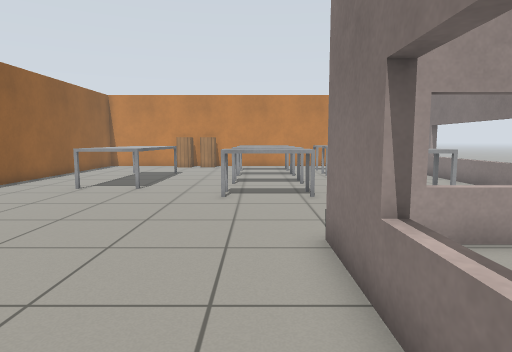
View 1 (above)

24 first-person views from a walk through a world built for the Gazebo simulator. The camera is 0.9 m above the floor, tilts 6° down and sees 75° across. The floor is counted in squares, 0.5 m on a side. Each view is taken from the middle of a square. On the plan, view 1 faces up. The plan holds only what a view shows up to about 17 squares ahead; the rest is blank. Robots are left out. Simple patterns stand in for the simulator's built-in surfaces.

View 2
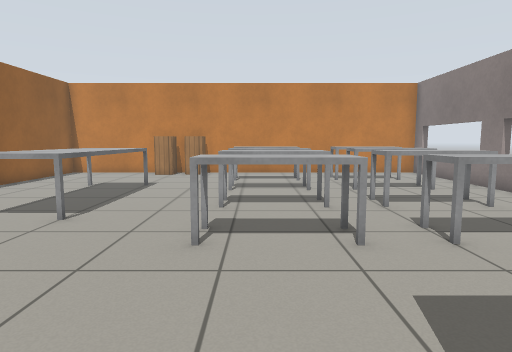

View 3
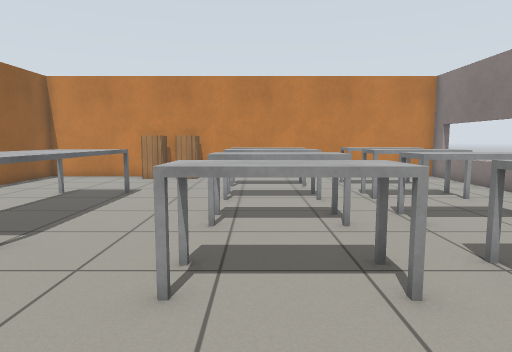

View 4
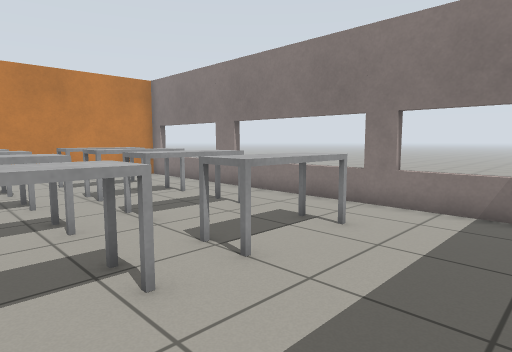

View 5
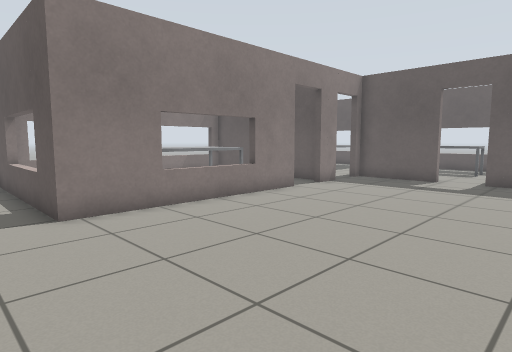

View 6
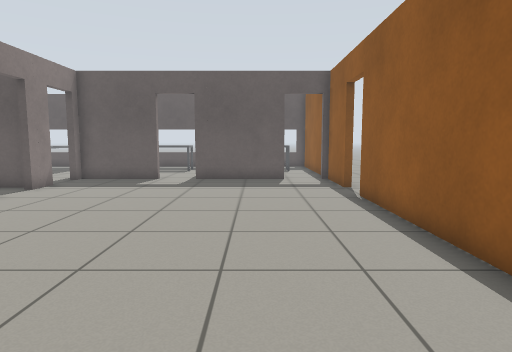

View 7
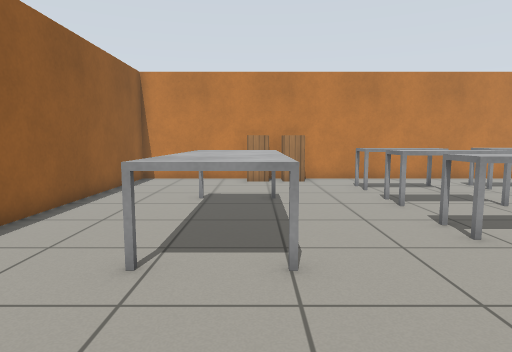

View 8
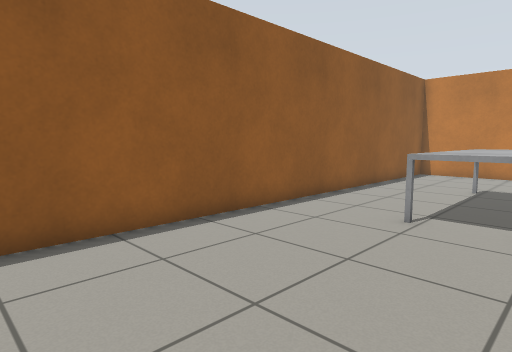

View 9
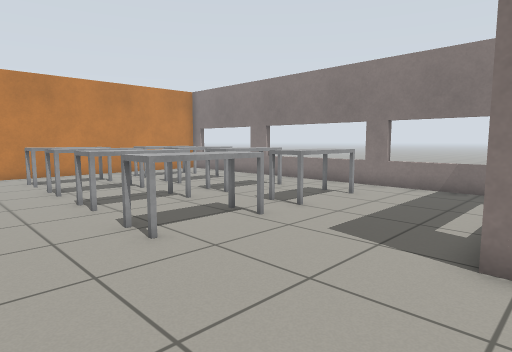

View 10
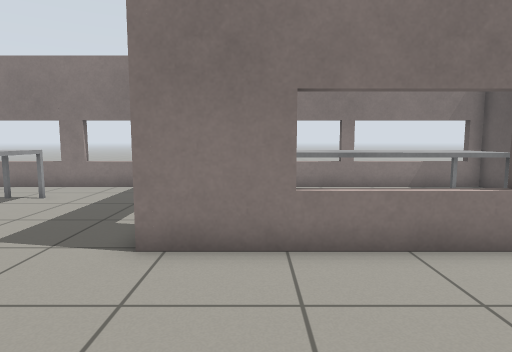

View 11
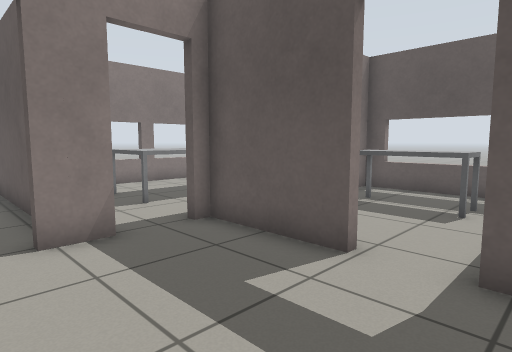

View 12
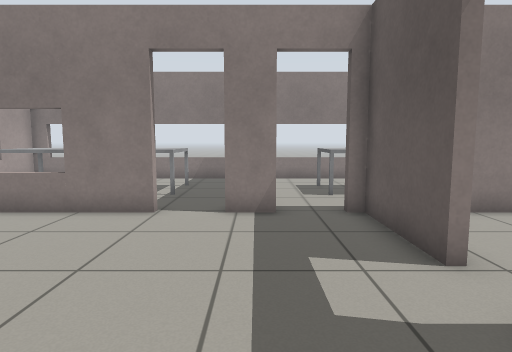

View 13
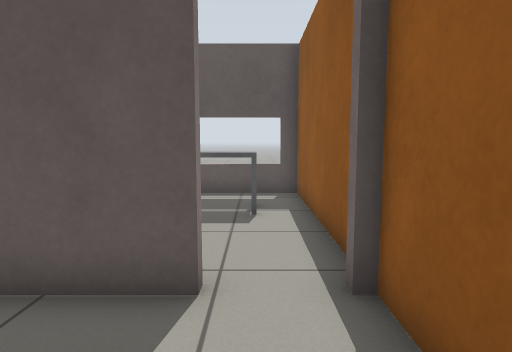

View 14
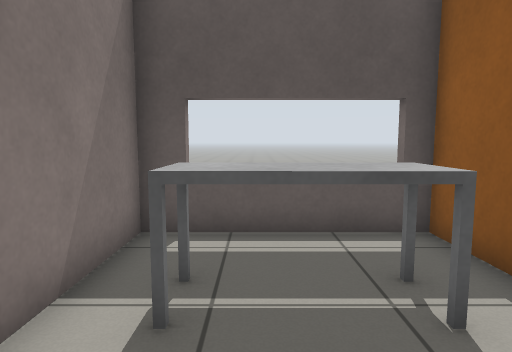

View 15
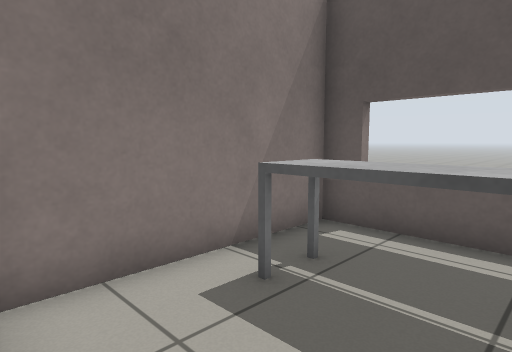

View 16
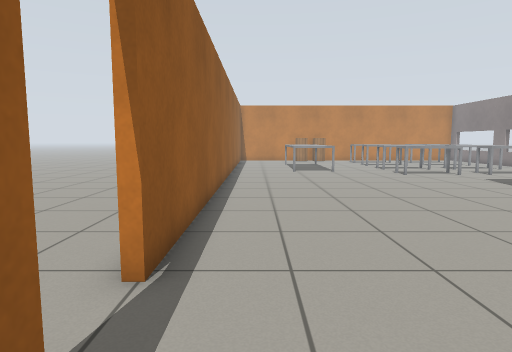

View 17
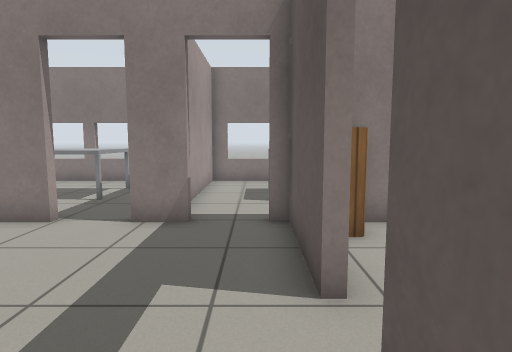

View 18
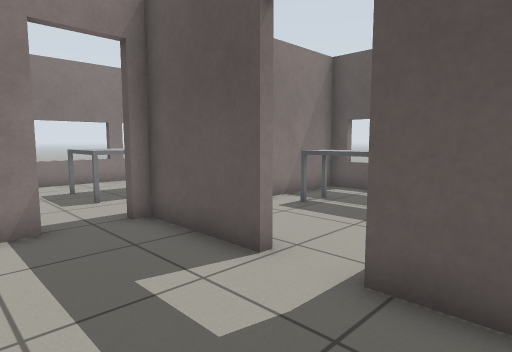

View 19
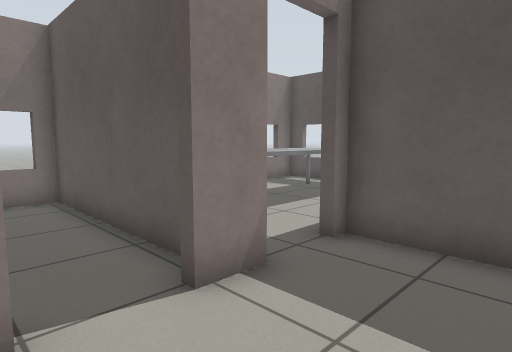

View 20
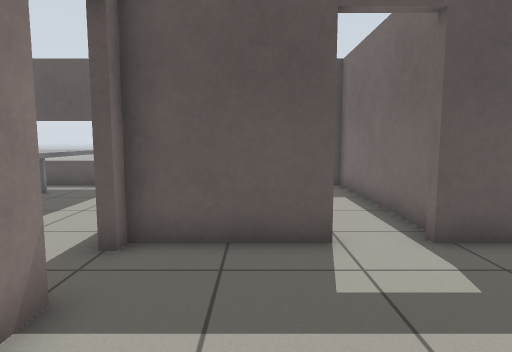

View 21
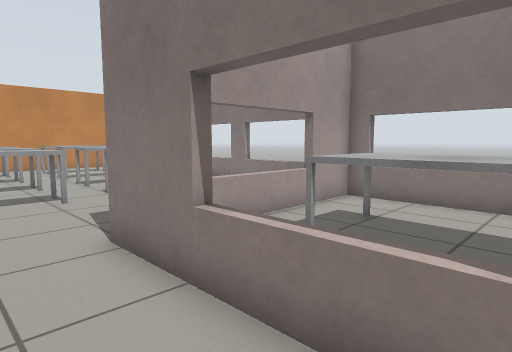

View 22
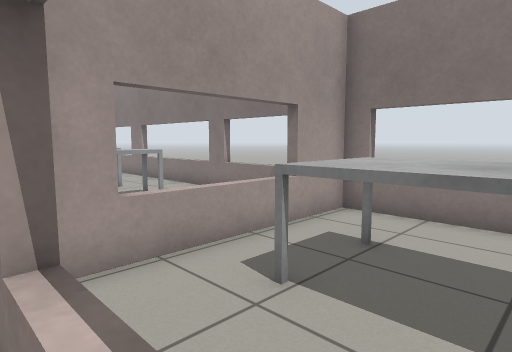

View 23
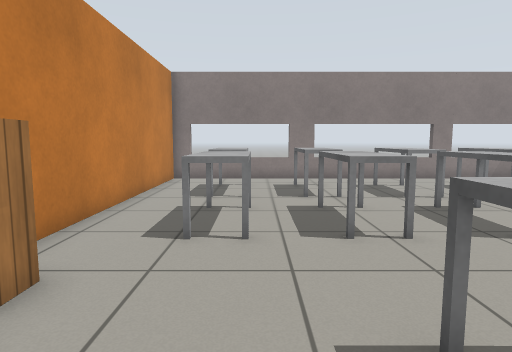

View 24
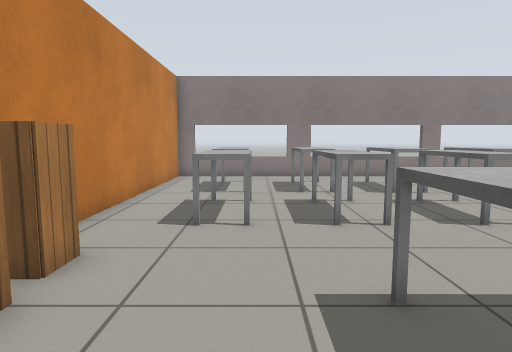

### Floor plan
Points are (right, up) in squares from view 1. A wall is a line through its corners. A room is listed if a view was taken in it or the views show most of it. See-through windows are left out.
Room 1 (views 1, 2, 3, 4, 5, 6, 7, 8, 9, 10, 11, 12, 13, 16, 17, 18, 19, 20, 21, 22, 23, 24)
walls: (9, 6.9) (9, 24) (-10.4, 24) (-10.4, -3); (1.3, -2.5) (1.3, 6) (9, 6); (1.3, -5.6) (1.3, -4.1); (-10.4, -4.9) (-10.4, -7.8); (-2.3, -7.7) (1.3, -7.7) (1.3, -7.2); (-8.3, -7.7) (-4.2, -7.7)
ways out: open door at (1.3, -3.3) to room 3; open door at (1.5, -6.5) to room 4; open door at (-3.5, -8) to room 5; open door at (-10.8, -4)
objects: table (-7, 13) to (-5, 18); cabinet (-5, 23) to (-4, 23); cabinet (-3, 23); table (-1, 11) to (2, 12); table (-1, 14) to (2, 15); table (-1, 17) to (2, 18); table (-1, 20) to (2, 21); table (4, 11) to (6, 12); table (4, 14) to (6, 15); table (4, 17) to (6, 18); table (4, 21) to (6, 21)
Room 2 (views 14, 15)
walls: (-10.4, -9) (-10.4, -15.4) (-4.7, -15.4) (-4.7, -9.6)
ways out: open door at (-9.5, -8)
objects: table (-9, -13) to (-6, -12)
Room 3 (no view inside)
walls: (1.9, -4.7) (9, -4.7) (9, 5.7) (2.1, 5.7)
ways out: open door at (1.3, -3.3) to room 1
objects: table (4, -2) to (6, 3)
Room 4 (no view inside)
walls: (5.5, -15.4) (9, -15.4) (9, -5.1) (3.9, -5.1)
ways out: open door at (1.5, -6.5) to room 1
objects: table (4, -13) to (6, -8)
Room 5 (no view inside)
walls: (-4.4, -8.5) (-4.4, -15.4) (1.3, -15.4) (1.3, -9.6)
ways out: open door at (-3.5, -8) to room 1
objects: table (-3, -13) to (0, -12); cabinet (0, -9) to (1, -9)

Where each view was taken, in squares from view 1:
view 1: 0 up, 0 right, facing up
view 2: 5 up, 0 right, facing up
view 3: 7 up, 0 right, facing up
view 4: 7 up, 0 right, facing up-right
view 5: 8 up, 7 left, facing down-right
view 6: 8 up, 7 left, facing down
view 7: 8 up, 5 left, facing up
view 8: 5 up, 4 left, facing up-left
view 9: 5 up, 4 left, facing up-right
view 10: 4 up, 4 left, facing right
view 11: 3 down, 5 left, facing down-right
view 12: 5 down, 7 left, facing right
view 13: 4 down, 9 left, facing down
view 14: 9 down, 7 left, facing down
view 15: 9 down, 9 left, facing down-right
view 16: 7 down, 9 left, facing up
view 17: 7 down, 6 left, facing right
view 18: 4 down, 6 left, facing down-right
view 19: 2 down, 2 left, facing down-right
view 20: 2 down, 1 left, facing down
view 21: 0 up, 1 left, facing up-right
view 22: 1 up, 1 right, facing up-right
view 23: 20 up, 7 left, facing right
view 24: 20 up, 8 left, facing right
